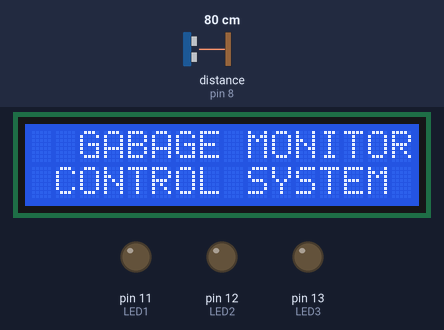
A sketch run on a simulated Arduino Uno, built with avr-gcc and run on an emulated ATmega328P. Parts: 16×2 character LCD, output pins drawn as LEDs (lit = HIGH). Wiring (inferred from the names in the program): ultrasonic range finder: trigger pin 9; echo pin 8. The test bench sets the inputs (shaded band); at power-on: distance to the obstacle (sensor on pin 8) 80 cm. The echo pulse lasts 58.3 µs per cm; the modem accepts every AT command (registered, SIM ready, sends succeed) and sends nothing else; pins used as bus, display or sensor lines are not drawn; what the sketch prints to the serial monitor is not drawn.

Above: at 0.1 s.
At 2.2 s:
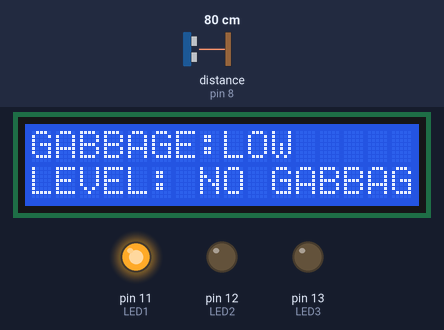
At 17.44 s:
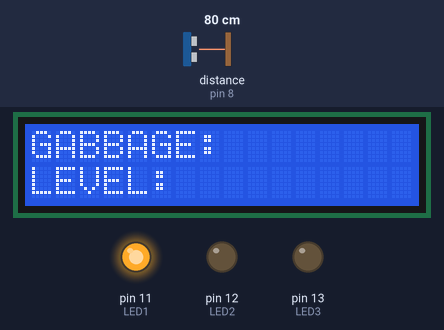
Timing chart, 0 to 18.9 s (numbered marks = the images above):
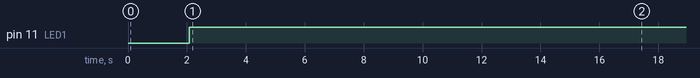

Measured:
- by itself, pin 11 (LED1): LOW → HIGH at 2.1 s
- by itself, everything shown: repeats every 15.3 s, in 3 steps
- what the display in image 1 shows lasts 15.2 s, from 2.2 s to 17.4 s

The sketch:

Garbage.ino
```cpp
#include<LiquidCrystal.h>
#include<SoftwareSerial.h>
SoftwareSerial SIM900(1,10);
String textForSMS;
#define trigger 9
#define echo 8
LiquidCrystal lcd(2,3,4,5,6,7);
float time=0,distance=0;
const int LED1 = 11; // the LEDI is connected to pin 11
const int LED2 = 12;
const int LED3 = 13;
//const int LED4 = 0;
void setup()
{
    Serial.begin(19200);
  SIM900.begin(19200);
  Serial.println("Logging time Completed");

  pinMode(trigger,OUTPUT); // set the trigger pin as an output
 pinMode(echo,INPUT); // set the echo pin as an input
 pinMode(LED1, OUTPUT);// set the relay pin as an output
 pinMode(LED2, OUTPUT);
 pinMode(LED3, OUTPUT);
 // pinMode(LED4, OUTPUT);
  lcd.begin(16, 2);
 lcd.setCursor(2,0);
 lcd.print("GABAGE MONITORING");
 lcd.setCursor(1,1);
 lcd.print("CONTROL SYSTEM");
 delay(2000);
}
void loop()
{
   lcd.clear();
 digitalWrite(trigger,LOW);
 delayMicroseconds(2);
 digitalWrite(trigger,HIGH);
 delayMicroseconds(10);
 digitalWrite(trigger,LOW);
 delayMicroseconds(2);
 time=pulseIn(echo,HIGH); // stores the time span between the transmitted and reflected waves
 distance=time*0.034/2; //formula to calculate the distance in cm
 lcd.setCursor(0,0);
 lcd.print("GABBAGE:");
 lcd.setCursor(0,1);
 lcd.print("LEVEL:");
 delay(10);
 if(distance>=40.00)
 {
  digitalWrite(LED1, HIGH);
   digitalWrite(LED2, LOW);
    digitalWrite(LED3, LOW);
  delay(100);
   lcd.setCursor(8,0);
   lcd.print("LOW");
   lcd.setCursor(7,1);
   lcd.print("NO GABBAGE TO BE COLLECTED");
   textForSMS="\nNO GABBAGE";
    sendSMS(textForSMS);
    sendSMS1(textForSMS);
    sendSMS2(textForSMS);
    Serial.println(textForSMS);
    Serial.println("Message Sent");
    delay(100);
  //delay(1000);
 }
 else{
  digitalWrite(LED1, LOW);
 }
 /* if(distance<20.00 && distance >10)
 {
   digitalWrite(LED2,HIGH);
   lcd.setCursor(7,0);
   lcd.print("STILL LOW");
   lcd.setCursor(7,1);
   lcd.print("GABAGE IS ACCUMULATING");
   delay(1000);
 }
else{
  digitalWrite(LED2, LOW);
 }*/
  if(distance<40.00 && distance >20)
 {
   digitalWrite(LED2, HIGH);
   digitalWrite(LED1, LOW);
    digitalWrite(LED3, LOW);
   delay(100);
   lcd.setCursor(7,0);
   lcd.print("MEDIUM");
   lcd.setCursor(7,1);
   lcd.print("GABBAGE IS HALFWAY");
   textForSMS="\nALERT!!!\nGABBAGE HALF WAY FULL\nLOCATION IS:\nhtpp:www.tai";
   sendSMS(textForSMS);
    sendSMS1(textForSMS);
    sendSMS2(textForSMS);
    Serial.println(textForSMS);
    Serial.println("Message Sent");
    delay(100);
   //delay(1000);

 }
 else{
  digitalWrite(LED2, LOW);
 }
  if(distance<=10.00)// check if GABAGE is full
 {
  digitalWrite(LED3, HIGH);
  digitalWrite(LED2, LOW);
    digitalWrite(LED1, LOW);
  delay(100);
   lcd.setCursor(7,0);
   lcd.print("FULL");
   lcd.setCursor(7,1);
   lcd.print("GABBAGE SHOULD BE COLECTED");
   textForSMS="\nGABAGE ALMOST FULL\nIT SHOULD BE COLLECTED";
    sendSMS(textForSMS);
    sendSMS1(textForSMS);
    sendSMS2(textForSMS);
    Serial.println(textForSMS);
    Serial.println("Message Sent");
    //delay(100);
   delay(100);
 }
 else{
  digitalWrite(LED3, LOW);
 }
 //delay(100);
}
void sendSMS(String textForSMS){
  SIM900.print("AT+CMGF=1\r");
  delay(1000);
  SIM900.println("AT+CMGS=\"+254713382967\"\r");
  delay(1000);
  SIM900.println(textForSMS);
  delay(1000);
  SIM900.println((char)26);
  delay(1000);
  SIM900.println();
  delay(1000);
}
void sendSMS1(String textForSMS){
  SIM900.print("AT+CMGF=1\r");
  delay(1000);
  SIM900.println("AT+CMGS=\"+254713696289\"\r");
  delay(1000);
  SIM900.println(textForSMS);
  delay(1000);
  SIM900.println((char)26);
  delay(1000);
  SIM900.println();
  delay(1000);
}
void sendSMS2(String textForSMS){
  SIM900.print("AT+CMGF=1\r");
   delay(1000);
  SIM900.println("AT+CMGS=\"+254745750401\"\r");
    delay(1000);
  SIM900.println(textForSMS);
    delay(1000);
  SIM900.println((char)26);
    delay(1000);
  SIM900.println();
  delay(1000);
}
```
